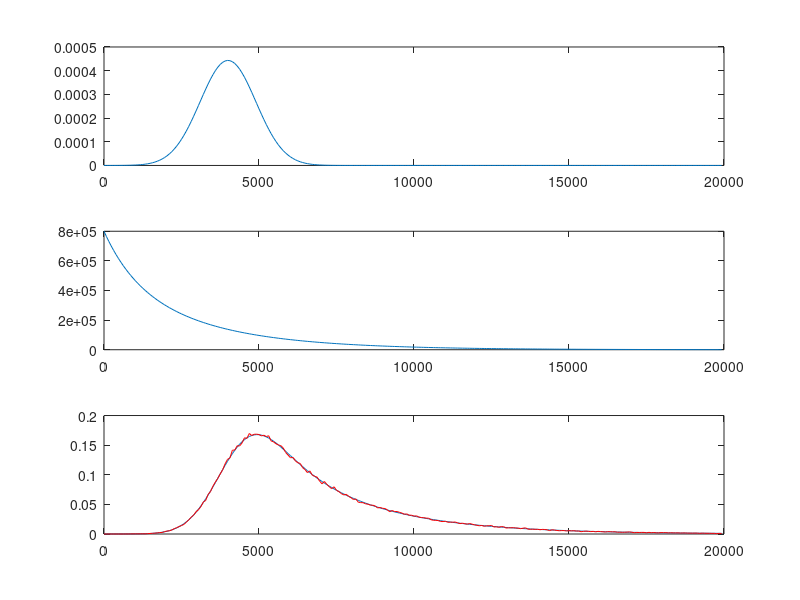

MATLAB code for this plot: (Note: this script raises an error after producing the figure.)
N = 256;
t = (0:(N-1))' / N * 20e3;
g = normpdf(t,4000,900);

ex = 3 * exp(-t/1000);
ex = ex + 5 * exp(-t/3000);

ex = ex * 1e5;
ex(t<0) = 0;

f = conv(ex,g,'full');
f = f(1:length(t));

fact = norm(f);

f_noise = poissrnd(f)/fact;
f = f/fact;

subplot(3,1,1);
plot(t,g);
subplot(3,1,2);
plot(t,ex);
subplot(3,1,3);
plot(t,f);
hold on
plot(t,f_noise,'r');
hold off;

%tau = phase_plane_estimation(t,g,f_noise,1);
%disp(tau')

tau = phase_plane_estimation(t,g,f_noise,2);
disp(tau')

%tau = phase_plane_estimation(t,g,f_noise,3);
%disp(tau./[3000; 5000]')
